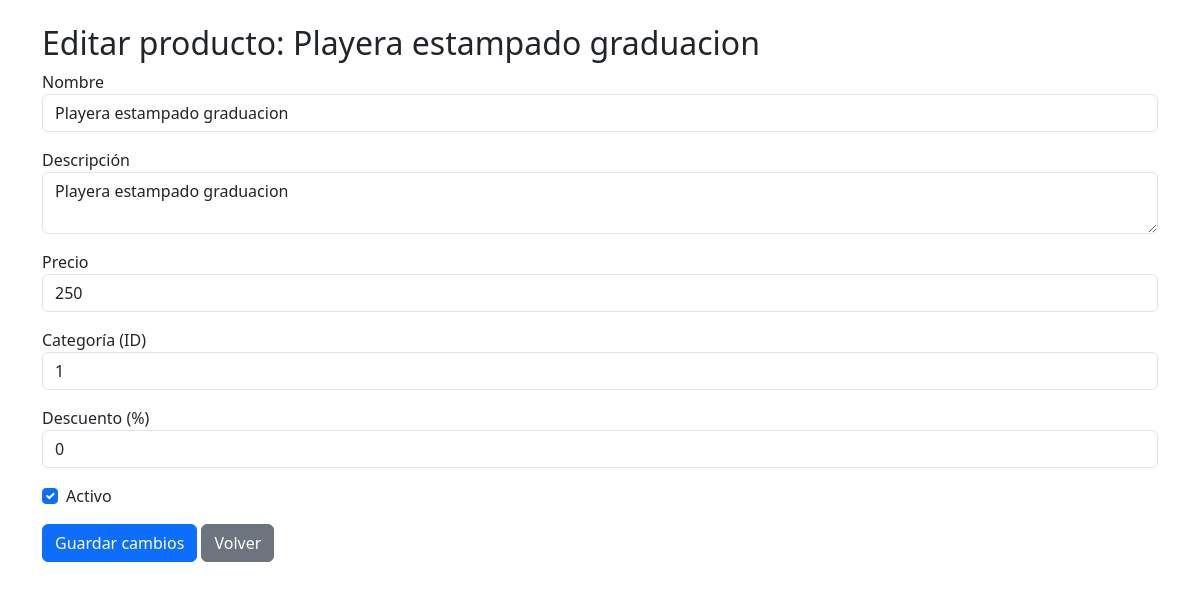
The page /admin/editar.php?id=3 on the database its author committed.
### tables this page shows
CREATE TABLE productos (
        id INTEGER PRIMARY KEY AUTOINCREMENT,
        nombre TEXT NOT NULL,
        descrpcion TEXT NOT NULL,
        precio REAL NOT NULL,
        id_categoria INTEGER NOT NULL,
        activo INTEGER NOT NULL,
        descuento INTEGER NOT NULL
    );

### admin/editar.php (the view, shortened to what this page needs)
<?php
$db = new Database();
$con = $db->conectar();
$id = $_GET['id'] ?? null;
if ($id) {
    $sql = $con->prepare("SELECT * FROM productos WHERE id = ?");
    $sql->execute([$id]);
    $producto = $sql->fetch(PDO::FETCH_ASSOC);
} else {
    die("ID inválido.");
}
?>
<!DOCTYPE html>
<html lang="es">
<head>
    <link href="https://cdn.jsdelivr.net/npm/bootstrap@5.3.0/dist/css/bootstrap.min.css" rel="stylesheet">
</head>
<body class="container py-4">
    <h2>Editar producto: <?php echo htmlspecialchars($producto['nombre']); ?></h2>
    <form method="post">
        <div class="mb-3">
            <label>Nombre</label>
            <input type="text" name="nombre" class="form-control" value="<?php echo htmlspecialchars($producto['nombre']); ?>" required>
        </div>
        <div class="mb-3">
            <label>Descripción</label>
            <textarea name="descripcion" class="form-control" required><?php echo htmlspecialchars($producto['descrpcion']); ?></textarea>
        </div>
        <div class="mb-3">
            <label>Precio</label>
            <input type="number" name="precio" step="0.01" class="form-control" value="<?php echo $producto['precio']; ?>" required>
        </div>
        <div class="mb-3">
            <label>Categoría (ID)</label>
            <input type="number" name="categoria" class="form-control" value="<?php echo $producto['id_categoria']; ?>" required>
        </div>
        <div class="mb-3">
            <label>Descuento (%)</label>
            <input type="number" name="descuento" class="form-control" value="<?php echo $producto['descuento']; ?>" min="0" max="100">
        </div>
        <div class="form-check mb-3">
            <input type="checkbox" name="activo" class="form-check-input" id="activo" <?php if ($producto['activo']) echo "checked"; ?>>
            <label for="activo" class="form-check-label">Activo</label>
        </div>
        <button class="btn btn-primary" type="submit">Guardar cambios</button>
        <a href="visualizar.php" class="btn btn-secondary">Volver</a>
    </form>
</body>
</html>

### rows shown on the page
productos: nombre "Playera estampado graduacion", descripcion "Playera estampado graduacion", precio "250", categoria "1", descuento "0", activo "☑"
